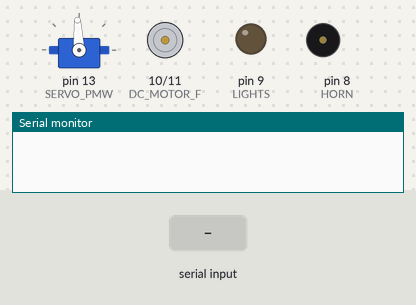
Bench run of a sketch on a simulated Arduino Uno, built with avr-gcc and run on an emulated ATmega328P. On the bench: servo, motor-driver pin pairs drawn as motors (green arrow = first pin HIGH = forward, orange = second pin HIGH = backward, longer = more drive), output pins drawn as LEDs (lit = HIGH), buzzer (waves = sounding, pin HIGH), the last lines printed to the serial monitor. Inputs (shaded band) come from the test bench.

Above: at 1.2 s.
1.3 s: "h" received over Serial
At 1.36 s:
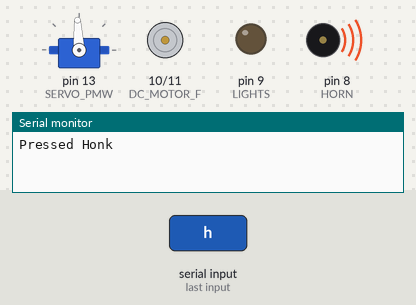
2.9 s: "l" received over Serial
At 3.3 s:
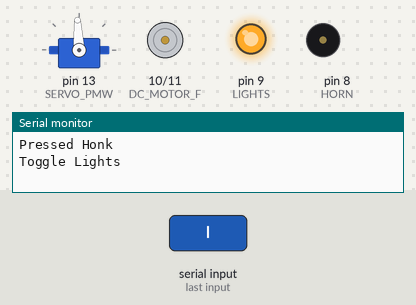
4.4 s: "w" received over Serial
At 4.46 s:
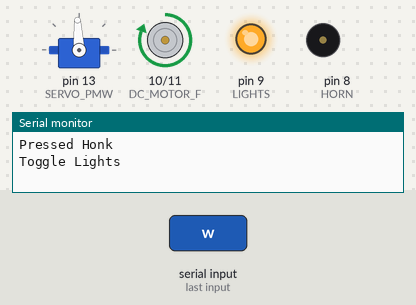
6.0 s: "s" received over Serial
At 6.06 s:
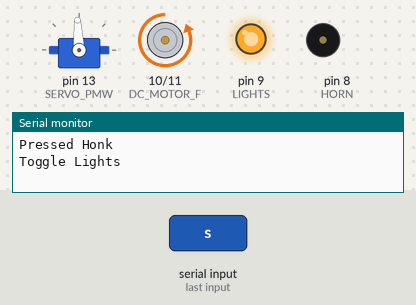
7.6 s: "2" received over Serial
At 7.66 s:
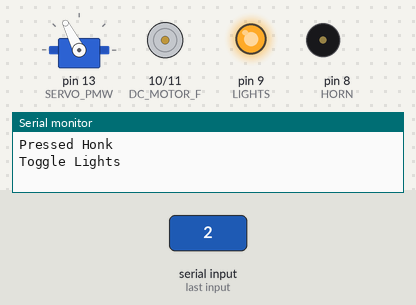
9.2 s: "1" received over Serial
At 10.4 s:
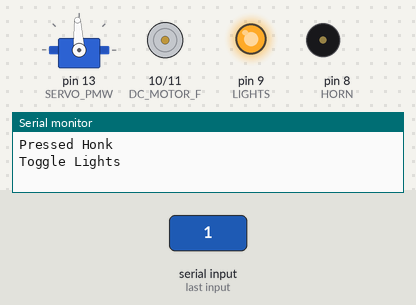
Timing chart, 0 to 11.8 s (numbered marks = the images above; inputs shaded):
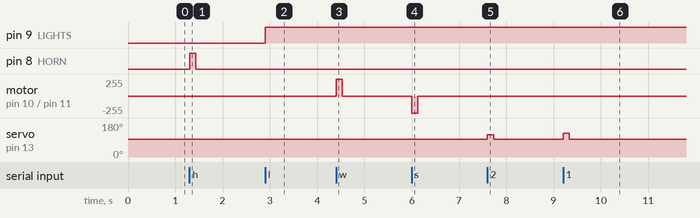

The sketch:

Code.ino
```cpp
//Seyyed Mohammad Hejazi Hoseini
//1400- Spring

#include <Servo.h>

Servo servo;

const int SERVO_PMW = 13;
const int DC_MOTOR_B = 11;
const int DC_MOTOR_F = 10;
const int LIGHTS = 9;
const int HORN = 8;

char next_byte;
boolean lights = false;
unsigned long timer = 0;

void serial_flush(void) {
  while (Serial.available()) Serial.read();
}

void setup()
{
  Serial.begin(9600);

  servo.attach(SERVO_PMW);

  pinMode(DC_MOTOR_F, OUTPUT);
  pinMode(DC_MOTOR_B, OUTPUT);
  pinMode(LIGHTS, OUTPUT);
  pinMode(HORN, OUTPUT);
}

void loop()
{
  if (Serial.available())
  {
    timer = millis();
    while((Serial.available()) && millis() - timer <= 100)
    {
      next_byte = Serial.read();
      if (next_byte == 'w')
      {
        digitalWrite(DC_MOTOR_F, HIGH);
      }
      else if (next_byte == 's')
      {
        digitalWrite(DC_MOTOR_B, HIGH);
      }
      else if (next_byte == '2')
      {
        servo.writeMicroseconds(1750);
      }
      else if (next_byte == '1')
      {
        servo.writeMicroseconds(1850);
      }
      else if (next_byte == '3')
      {
        servo.writeMicroseconds(1250);
      }
      else if (next_byte == '4')
      {
        servo.writeMicroseconds(1150);
      }
      else if (next_byte == 'h')
      {
        Serial.println("Pressed Honk");
        digitalWrite(HORN, HIGH);
      }
      else if (next_byte == 'l')
      {
        Serial.println("Toggle Lights");
        lights = !lights;
        digitalWrite(LIGHTS, HIGH);
      }
      else if (next_byte == 'k')
      {
        Serial.println("Pressed lights");
        digitalWrite(LIGHTS, HIGH);
      }
    }
    serial_flush();
    delay(130);
  }
  else
  {
    if (lights == false)
    {
      digitalWrite(LIGHTS, LOW);
    }
    digitalWrite(HORN, LOW);
    digitalWrite(DC_MOTOR_F, LOW);
    digitalWrite(DC_MOTOR_B, LOW);
    servo.writeMicroseconds(1500);
  }
}
```

Measured:
- after the input at 1.3 s, pin 8 (HORN): LOW → HIGH at once, → LOW 0.13 s later
- after the input at 2.9 s, pin 9 (LIGHTS): LOW → HIGH at once
- after the input at 4.4 s, motor on pin 10 (DC_MOTOR_F) / pin 11 (DC_MOTOR_B): stopped → forward 255/255 at once, → stopped 0.13 s later
- after the input at 6.0 s, motor on pin 10 (DC_MOTOR_F) / pin 11 (DC_MOTOR_B): stopped → backward 255/255 at once, → stopped 0.13 s later
- after the input at 7.6 s, servo on pin 13 (SERVO_PMW): 93° → 117° at once, → 93° 0.13 s later
- after the input at 9.2 s, servo on pin 13 (SERVO_PMW): 93° → 127° at once, → 93° 0.13 s later
